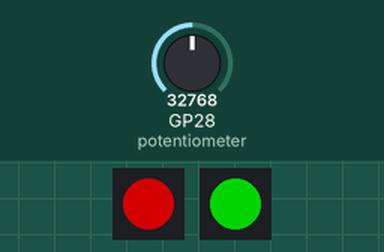
Recording of a program running on a simulated Raspberry Pi Pico running MicroPython. Parts: 2 × 1 RGB LEDs in strip order, left to right. Inputs (shaded band) come from the test bench; at power-on: GP28 (potentiometer) = 32768 (analog values on the 0–65535 scale). Dim RGB values are drawn brighter than linear; what the program prints to the serial console is not drawn.

Above: at 1.2 s.
1.3 s: GP28 (potentiometer) set to 160
At 2.5 s:
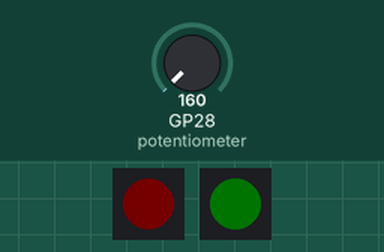
2.8 s: GP28 (potentiometer) set to 112
At 4.0 s:
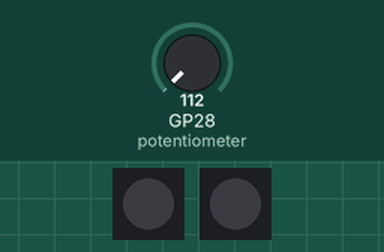
4.3 s: GP28 (potentiometer) set to 7864
At 5.5 s:
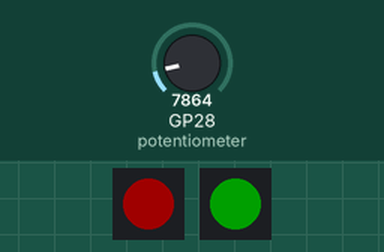
5.8 s: GP28 (potentiometer) set to 19660
At 7.2 s:
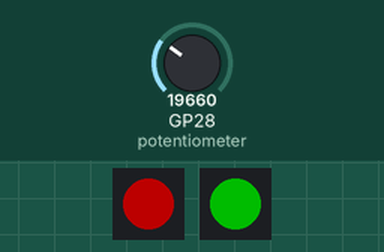
Timing chart, 0 to 8.3 s (numbered marks = the images above; inputs shaded):
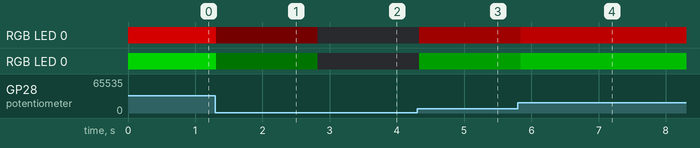

Measured:
- the behaviour switches between 144 and 128 on GP28 (potentiometer) (found by bisection; images 1 and 2)
- after the input at 1.3 s, RGB LED 0: RGB(128, 0, 0) → RGB(1, 0, 0) at once; RGB LED 0: RGB(0, 128, 0) → RGB(0, 1, 0) at once
- after the input at 2.8 s, RGB LED 0: RGB(1, 0, 0) → off at once; RGB LED 0: RGB(0, 1, 0) → off at once
- after the input at 4.3 s, RGB LED 0: off → RGB(31, 0, 0) at once; RGB LED 0: off → RGB(0, 31, 0) at once
- after the input at 5.8 s, RGB LED 0: RGB(31, 0, 0) → RGB(76, 0, 0) at once; RGB LED 0: RGB(0, 31, 0) → RGB(0, 76, 0) at once

The program:

Slide_Fader_Day_7.py
```python
# Let it Glow Advent Calendar - Day 7
# Activity 3 - Slide Fader
#
# Lori Pfahler
# December 13, 2023

from utime import sleep
from machine import Pin, ADC
from neopixel import NeoPixel

# Define GRBled1 pin number (22) and number of LEDs (1)
GRBled1 = NeoPixel(Pin(22), 1)
# Define GRBled2 pin number (21) and number of LEDs (1)
GRBled2 = NeoPixel(Pin(21), 1)

# Set up the slider on ADC pin 28
potentiometer = ADC(Pin(28))

try:
    while True:
        # Read the potentiometer value
        potValue = potentiometer.read_u16()

        # Take the analogue range (65535), divide it by the GRB range (255)
        # Then take the potentiometer reading and multiply it by that number
        # Round the number as our RGB code does not want floats
        GRBvalue = round(potValue * (255 / 65535))

        # Print the values using fstrings
        print(f'Potentiometer: {potValue:5d}, GRB Value: {GRBvalue:3d}', end= '\r')

        # Light the LEDs with the converted value
        GRBled1.fill((GRBvalue, 0, 0))
        GRBled1.write()
        GRBled2.fill((0, GRBvalue, 0))
        GRBled2.write()
        sleep(0.1)

except KeyboardInterrupt:
    # turn LEDs off
    GRBled1.fill((0,0,0))
    GRBled1.write()
    GRBled2.fill((0,0,0))
    GRBled2.write()
```
